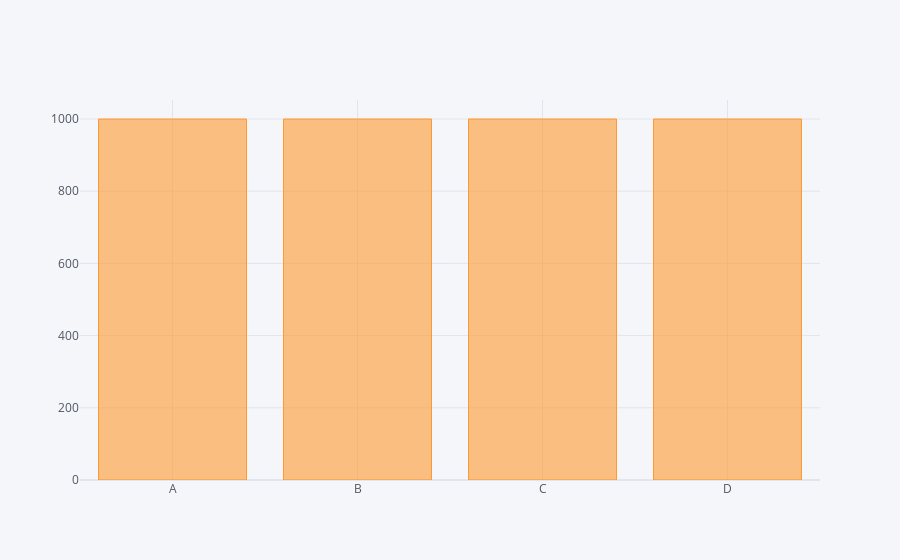

The notebook cell saved with this chart:
### Code cell
df.count().iplot(kind='bar')

### Figure 1 — Plotly figure (JSON) as saved in the notebook; plotly's stock layout.template omitted (floating-point values rounded to 4 significant figures)
{"data": [{"marker": {"color": "rgba(255, 153, 51, 0.6)", "line": {"color": "rgba(255, 153, 51, 1.0)", "width": 1}}, "name": "None", "orientation": "v", "text": "", "type": "bar", "x": ["A", "B", "C", "D"], "y": [1000, 1000, 1000, 1000]}], "layout": {"legend": {"bgcolor": "#F5F6F9", "font": {"color": "#4D5663"}}, "paper_bgcolor": "#F5F6F9", "plot_bgcolor": "#F5F6F9", "title": {"font": {"color": "#4D5663"}}, "xaxis": {"gridcolor": "#E1E5ED", "showgrid": true, "tickfont": {"color": "#4D5663"}, "title": {"font": {"color": "#4D5663"}, "text": ""}, "zerolinecolor": "#E1E5ED"}, "yaxis": {"gridcolor": "#E1E5ED", "showgrid": true, "tickfont": {"color": "#4D5663"}, "title": {"font": {"color": "#4D5663"}, "text": ""}, "zerolinecolor": "#E1E5ED"}}}
